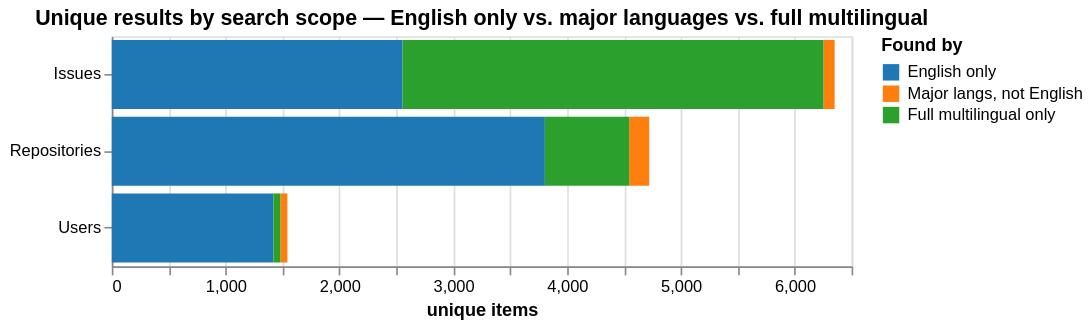

Notebook source saved alongside this figure:
### Code cell
# Stacked bar: English-only / major-only / multilingual-only split per result type
stacked_rows = []
for label, raw_df in [("Repositories", repos_raw), ("Issues", issues_raw), ("Users", users_raw)]:
    norm      = raw_df["search_term"].str.lower().str.strip()
    en_ids    = set(raw_df[norm.isin(en_terms)]["id"].dropna())
    major_ids = set(raw_df[norm.isin(major_terms)]["id"].dropna())
    all_ids   = set(raw_df["id"].dropna())
    stacked_rows += [
        {"type": label, "segment": "English only",            "n": len(en_ids)},
        {"type": label, "segment": "Major langs, not English", "n": len(major_ids - en_ids)},
        {"type": label, "segment": "Full multilingual only",   "n": len(all_ids - major_ids)},
    ]

seg_order = ["English only", "Major langs, not English", "Full multilingual only"]
stacked_df = pd.DataFrame(stacked_rows)

bar = alt.Chart(stacked_df).mark_bar().encode(
    y=alt.Y("type:N", title=None),
    x=alt.X("n:Q", title="unique items"),
    color=alt.Color("segment:N", sort=seg_order,
                    scale=alt.Scale(range=["#1f77b4", "#ff7f0e", "#2ca02c"]),
                    title="Found by"),
    order=alt.Order("segment:N", sort="ascending"),
    tooltip=["type:N", "segment:N", "n:Q"],
).properties(width=450, height=140,
             title="Unique results by search scope — English only vs. major languages vs. full multilingual")
display(bar)

# Pct labels
for _, row in stacked_df.iterrows():
    total = stacked_df[stacked_df["type"] == row["type"]]["n"].sum()
    print(f"  {row['type']:15s} {row['segment']:35s}: {row['n']:5d} ({row['n']/total*100:.1f}%)")

### Figure 1 — Vega specification as saved in the notebook (floating-point values rounded to 4 significant figures)
{"$schema": "https://vega.github.io/schema/vega/v6.json", "data": [{"name": "source_0"}, {"name": "data_0", "values": [{"n": 3805, "n_end": 3805.0, "n_start": 0.0, "segment": "English only", "type": "Repositories"}, {"n": 176, "n_end": 4722.0, "n_start": 4546.0, "segment": "Major langs, not English", "type": "Repositories"}, {"n": 741, "n_end": 4546.0, "n_start": 3805.0, "segment": "Full multilingual only", "type": "Repositories"}, {"n": 2555, "n_end": 2555.0, "n_start": 0.0, "segment": "English only", "type": "Issues"}, {"n": 98, "n_end": 6351.0, "n_start": 6253.0, "segment": "Major langs, not English", "type": "Issues"}, {"n": 3698, "n_end": 6253.0, "n_start": 2555.0, "segment": "Full multilingual only", "type": "Issues"}, {"n": 1420, "n_end": 1420.0, "n_start": 0.0, "segment": "English only", "type": "Users"}, {"n": 62, "n_end": 1543.0, "n_start": 1481.0, "segment": "Major langs, not English", "type": "Users"}, {"n": 61, "n_end": 1481.0, "n_start": 1420.0, "segment": "Full multilingual only", "type": "Users"}]}, {"name": "data_0_y_domain_type", "values": [{"type": "Repositories"}, {"type": "Issues"}, {"type": "Users"}]}, {"name": "source_0_color_domain_segment", "values": [{"segment": "English only", "sort_field": 0.0}, {"segment": "Major langs, not English", "sort_field": 1.0}, {"segment": "Full multilingual only", "sort_field": 2.0}]}], "marks": [{"type": "rect", "name": "marks", "from": {"data": "data_0"}, "encode": {"update": {"height": {"signal": "max(0.25, bandwidth('y'))"}, "x2": {"field": "n_start", "scale": "x"}, "fill": {"field": "segment", "scale": "color"}, "tooltip": {"signal": "{\"type\": isValid(datum[\"type\"]) ? datum[\"type\"] : \"\"+datum[\"type\"], \"segment\": isValid(datum[\"segment\"]) ? datum[\"segment\"] : \"\"+datum[\"segment\"], \"n\": format(datum[\"n\"], \"\")}"}, "y": {"field": "type", "scale": "y"}, "x": {"field": "n_end", "scale": "x"}}}, "style": ["bar"]}], "scales": [{"name": "x", "type": "linear", "domain": {"data": "data_0", "fields": ["n_start", "n_end"]}, "range": [0, {"signal": "width"}], "zero": true, "nice": true}, {"name": "y", "type": "band", "domain": {"data": "data_0_y_domain_type", "field": "type", "sort": true}, "range": [0, {"signal": "height"}], "paddingInner": 0.1, "paddingOuter": 0.05}, {"name": "color", "type": "ordinal", "domain": {"data": "source_0_color_domain_segment", "field": "segment", "sort": {"op": "max", "field": "sort_field"}}, "range": ["#1f77b4", "#ff7f0e", "#2ca02c"]}], "axes": [{"scale": "x", "gridScale": "y", "grid": true, "zindex": 0, "aria": false, "domain": false, "maxExtent": 0, "ticks": false, "orient": "bottom", "minExtent": 0, "labels": false, "tickCount": {"signal": "ceil(width/40)"}}, {"scale": "x", "zindex": 0, "title": "unique items", "orient": "bottom", "labelFlush": true, "labelOverlap": true, "tickCount": {"signal": "ceil(width/40)"}, "grid": false}, {"scale": "y", "grid": false, "zindex": 0, "orient": "left"}], "title": {"text": "Unique results by search scope — English only vs. major languages vs. full multilingual", "frame": "group"}, "padding": 5, "width": 450, "background": "white", "height": 140, "style": "cell", "legends": [{"title": "Found by", "fill": "color", "symbolType": "square"}]}
